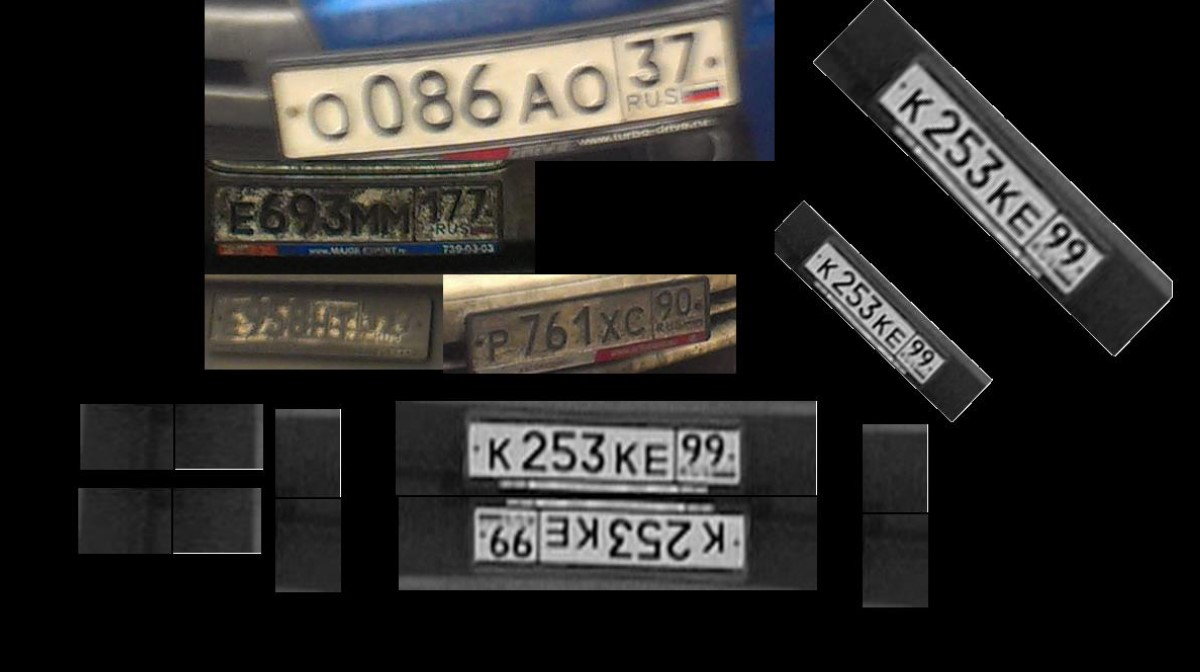
#> input picture img/car_plates.jpg, 1200 x 672 px
$ jupyter execute car_plates.ipynb
#> lines starting #> are read from the running program, lines starting #| are printed output that depends on the picture; after the words box and inside, x2 and y2 are one past the last pixel; in counts of white or black regions, pixels touching at a corner belong together
[cell 1]
import cv2
import matplotlib.pyplot as plt
import matplotlib.image as mpimg
import numpy as np
import math
import pytesseract

[cell 2]
def show_image(image, is_gray=True):
    plt.figure(figsize=(10, 10))
    if (is_gray):
        plt.imshow(image, cmap='gray')
    else:
        plt.imshow(cv2.cvtColor(image,cv2.COLOR_BGR2RGB))
    plt.xticks([]), plt.yticks([])
    plt.show()

[cell 3]
img = cv2.imread('img/car_plates.jpg')
#> img is the input picture: shape (672, 1200, 3); mean B, G, R 38.3, 40.2, 41.6
show_image(img, False)
gray = cv2.cvtColor(img,cv2.COLOR_BGR2GRAY)
gray_orig = gray.copy()
show_image(gray)
clahe = cv2.createCLAHE(clipLimit=10, tileGridSize=(20,20))
gray = clahe.apply(gray)
gray = cv2.bilateralFilter(clahe.apply(gray),9,75,75)
show_image(gray)

[cell 4]
imgTopHat = cv2.morphologyEx(gray, cv2.MORPH_TOPHAT, cv2.getStructuringElement(cv2.MORPH_RECT, (5, 13)))
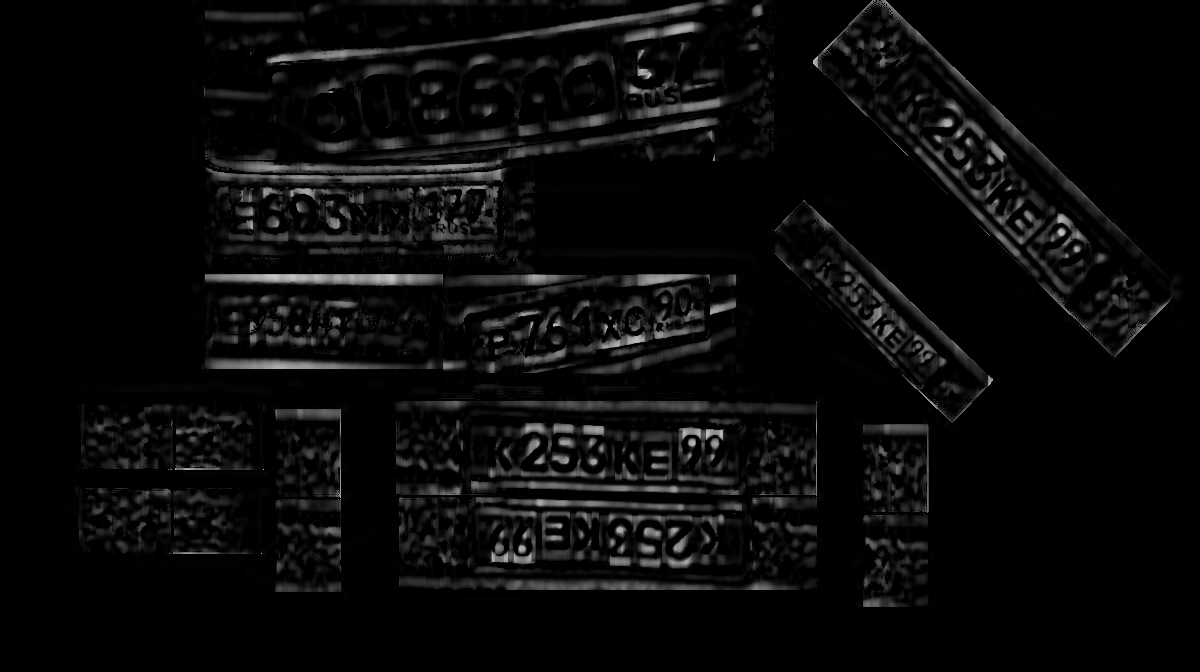
#> imgTopHat: shape (672, 1200); min 0, max 198, mean 10
show_image(imgTopHat)
imgBlackHat = cv2.morphologyEx(gray, cv2.MORPH_BLACKHAT, cv2.getStructuringElement(cv2.MORPH_RECT, (5, 13)))
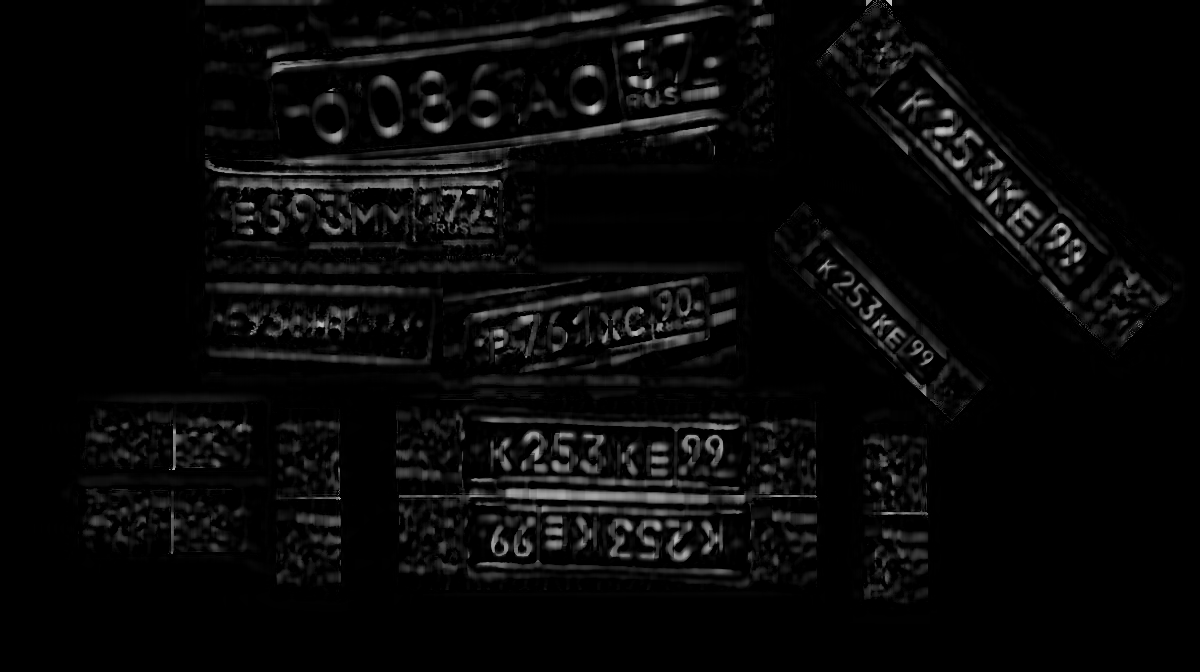
#> imgBlackHat: shape (672, 1200); min 0, max 200, mean 8.9
show_image(imgBlackHat)
imgGrayscalePlusTopHat = cv2.add(gray, imgTopHat)
show_image(imgGrayscalePlusTopHat)
new_gray = cv2.subtract(imgGrayscalePlusTopHat, imgBlackHat)
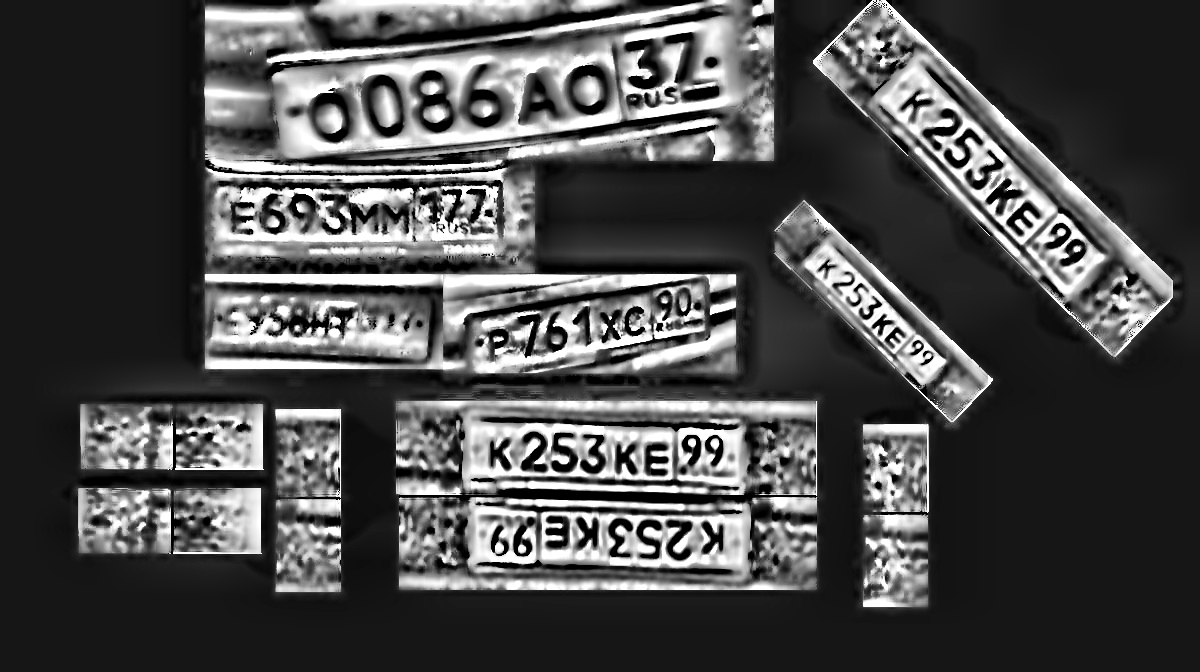
#> new_gray: shape (672, 1200); min 0, max 255, mean 74.9
show_image(new_gray)

[cell 5]
grayT = cv2.cvtColor(img,cv2.COLOR_BGR2GRAY)
clahe = cv2.createCLAHE(clipLimit=10, tileGridSize=(20,20))
gray_plates = clahe.apply(grayT)
gray_plates = cv2.bilateralFilter(gray_plates,9,50,50)
ret, gray_plates = cv2.threshold(gray_plates,0,255,cv2.THRESH_OTSU)
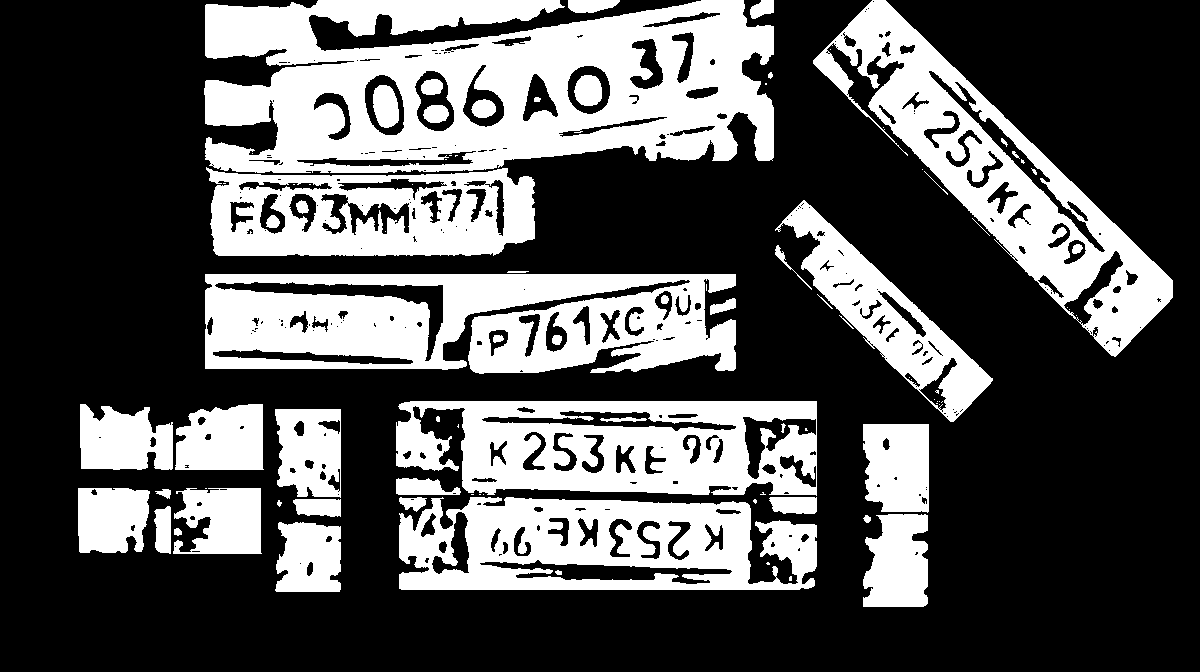
#> gray_plates: shape (672, 1200); 33.7% white; 91 white regions (39 under 20 px), largest, box (x1, y1, x2, y2) and area: (204, 0, 774, 173) 68106, (205, 274, 736, 374) 39152, (813, 0, 1173, 357) 31407
#> ret = 82
gray_plates = cv2.morphologyEx(gray_plates, cv2.MORPH_OPEN, cv2.getStructuringElement(cv2.MORPH_ELLIPSE,(13,13)))
#> gray_plates: shape (672, 1200); 28.2% white; 61 white regions, largest, box (x1, y1, x2, y2) and area: (204, 0, 774, 173) 48505, (845, 0, 1107, 301) 16926, (399, 497, 752, 590) 15735
gray_plates = cv2.morphologyEx(gray_plates, cv2.MORPH_CLOSE, cv2.getStructuringElement(cv2.MORPH_ELLIPSE,(7,7)))
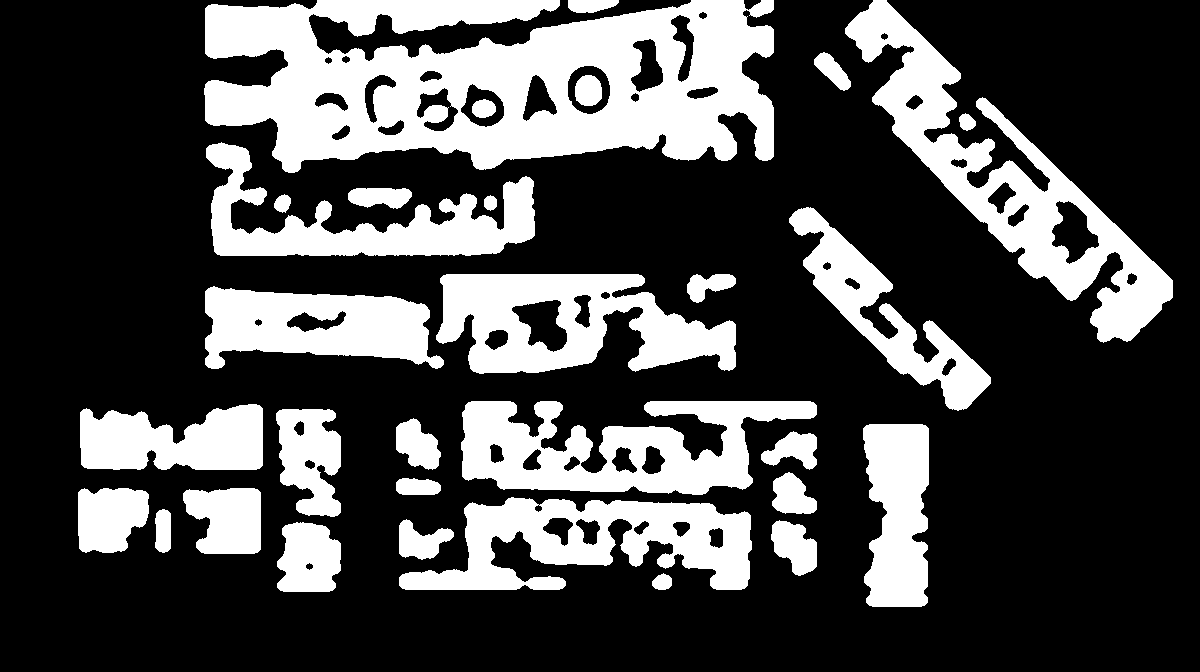
#> gray_plates: shape (672, 1200); 29.1% white; 31 white regions
contours, hierarchy = cv2.findContours(gray_plates, cv2.RETR_TREE, cv2.CHAIN_APPROX_SIMPLE)
#> contours = 77 contours; largest, box (x1, y1, x2, y2) and area: (204, 0, 774, 173) 72548, (845, 0, 1173, 343) 28344, (436, 274, 736, 374) 19878, (461, 401, 817, 495) 19772, (399, 497, 752, 590) 18510

[cell 6]
gray_edited = []      # серое после улучшения качества
gray_not_edited = []  # серое
color_not_edited = [] # цветное
for c in contours:
    area = cv2.contourArea(c)
    if (area > 10000):
        x, y, w, h = cv2.boundingRect(c)
        ttt = gray_orig[y:y + h, x:x + w]
        gray_not_edited.append(ttt)

        ttt = new_gray[y:y + h, x:x + w]
        gray_edited.append(ttt)
        show_image(ttt)

        ttt = img[y:y + h, x:x + w]
        color_not_edited.append(ttt)
#> this loop made 77 passes
#> (area, x, y, w, h) on passes 7, 25, 31, 35, 40, 47, 50, 59: (18509.5, 399, 497, 353, 93), (19771.5, 461, 401, 356, 94), (13414.5, 205, 286, 239, 83), (19877.5, 436, 274, 300, 100), (10331, 789, 207, 202, 204), (13646.5, 206, 142, 329, 114), (28343.5, 845, 0, 328, 343), (72548.5, 204, 0, 570, 173)
#> area on passes 1 to 6: 229.5, 3568.5, 42, 1623, 1228, 574
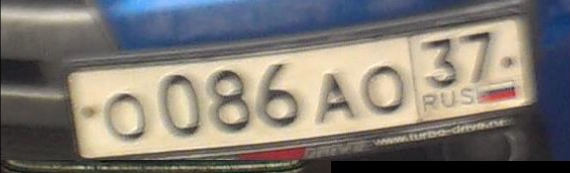
#> ttt: shape (173, 570, 3); mean B, G, R 117, 123.5, 128.7
#> after the loop, color_not_edited = 8 items; gray_edited = 8 items; gray_not_edited = 8 items
print('Найдено номеров: ', len(gray_edited))
#| Найдено номеров:  8

$ run again, with img/blood.jpg copied over img/car_plates.jpg
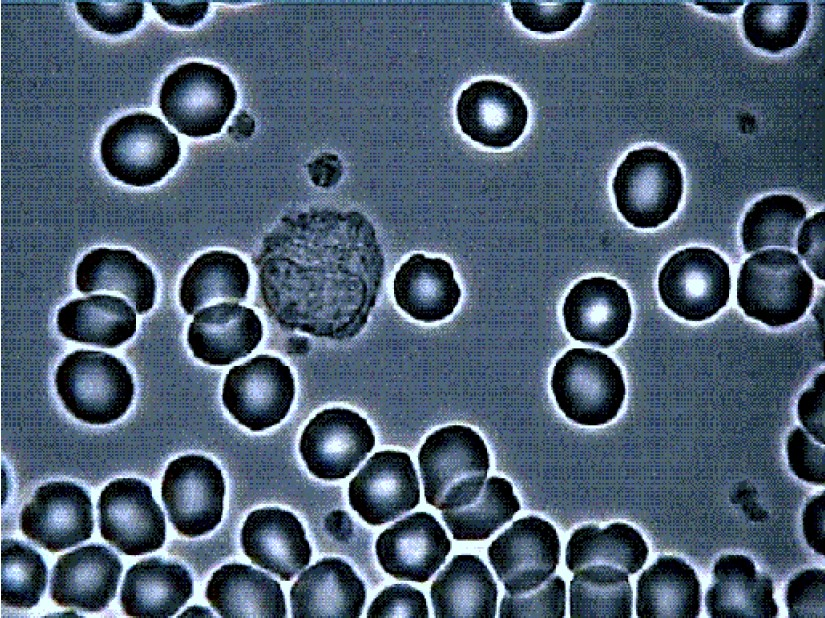
#> input picture img/blood.jpg, 825 x 618 px
#> img is the input picture: shape (618, 825, 3); mean B, G, R 112.6, 93.8, 76.4
#> `ret, gray_plates = cv2.threshold(gray_plates,0,255,cv2.THRESH_OTSU)`:
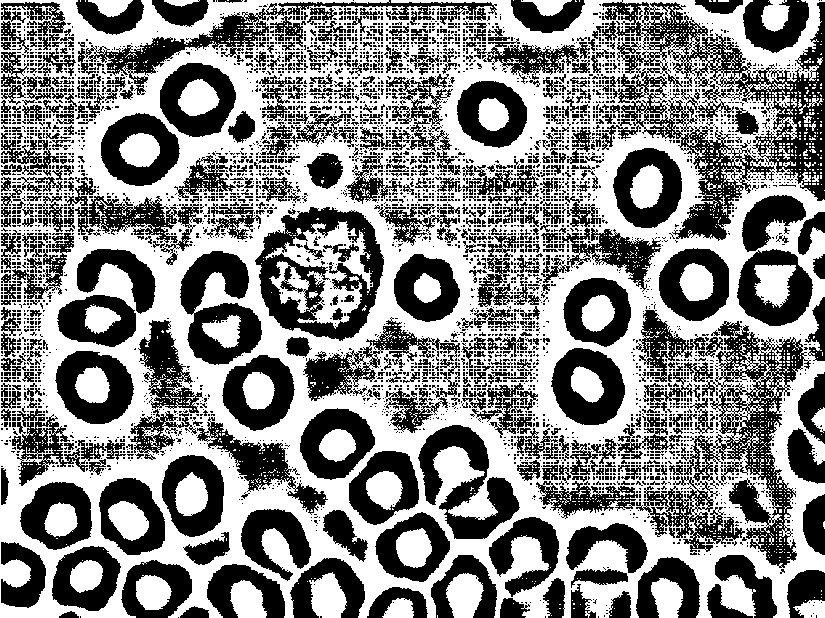
#> gray_plates: shape (618, 825); 52.8% white; 4211 black regions (3662 under 20 px), largest, box (x1, y1, x2, y2) and area: (602, 0, 825, 241) 16180, (684, 321, 811, 568) 9420, (255, 207, 384, 341) 7415
#> ret = 125
#> contours = 87 contours; largest, box (x1, y1, x2, y2) and area: (40, 231, 754, 615) 37902, (55, 248, 156, 426) 11786, (595, 134, 699, 241) 8066, (40, 442, 348, 565) 6942, (82, 48, 263, 203) 6748
#> the loop `for c in contours:` made 87 passes
#> (area, x, y, w, h) on passes 58 to 59: (37902, 40, 231, 714, 384), (11786, 55, 248, 101, 178)
#> after the loop `for c in contours:`:
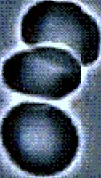
#> ttt: shape (178, 101, 3); mean B, G, R 108.2, 91.4, 77.4
#> after the loop `for c in contours:`: color_not_edited = 2 items
#| Найдено номеров:  2

$ run again, with img/money.jpg copied over img/car_plates.jpg
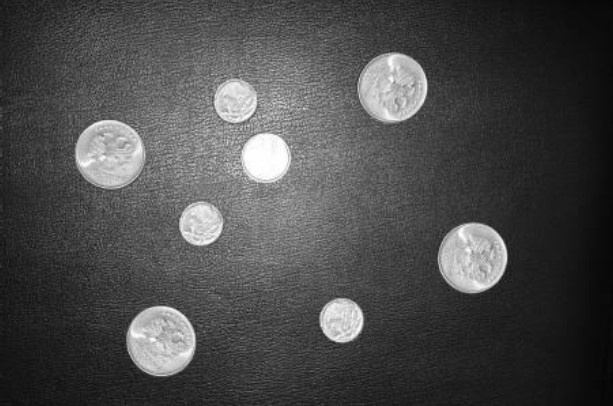
#> input picture img/money.jpg, 613 x 406 px
#> img is the input picture: shape (406, 613, 3); min 5, max 255, mean 74.2
#> `ret, gray_plates = cv2.threshold(gray_plates,0,255,cv2.THRESH_OTSU)`:
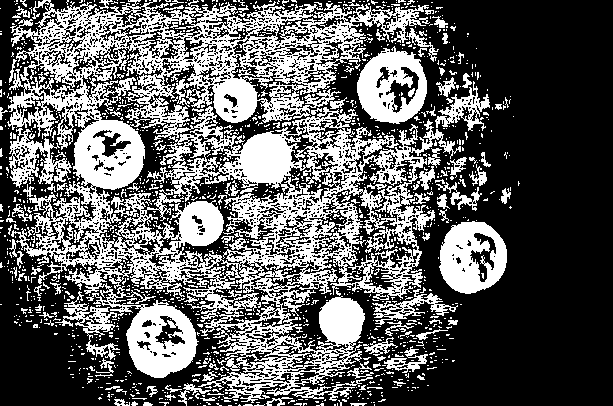
#> gray_plates: shape (406, 613); 37.3% white; 1485 white regions (1356 under 20 px), largest, box (x1, y1, x2, y2) and area: (7, 0, 461, 403) 69527, (439, 221, 507, 294) 3288, (357, 46, 427, 124) 3274
#> ret = 123
#> `gray_plates = cv2.morphologyEx(gray_plates, cv2.MORPH_CLOSE, cv2.getSt..`:
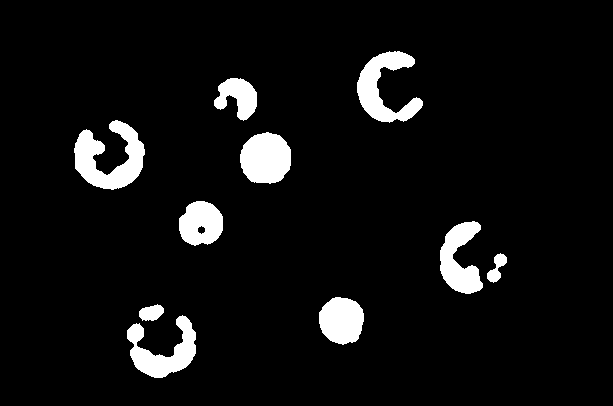
#> gray_plates: shape (406, 613); 6.3% white; 10 white regions
#> contours = 11 contours; largest, box (x1, y1, x2, y2) and area: (74, 120, 145, 190) 2462, (357, 51, 423, 123) 2048, (240, 132, 291, 184) 2029, (127, 315, 196, 378) 1899, (440, 221, 483, 294) 1730
#> the loop `for c in contours:` made 11 passes
#> area on passes 1 to 8: 1899, 275, 1616.5, 254, 1730.5, 1488.5, 50, 2029
#> after the loop `for c in contours:`: color_not_edited = []
#| Найдено номеров:  0
